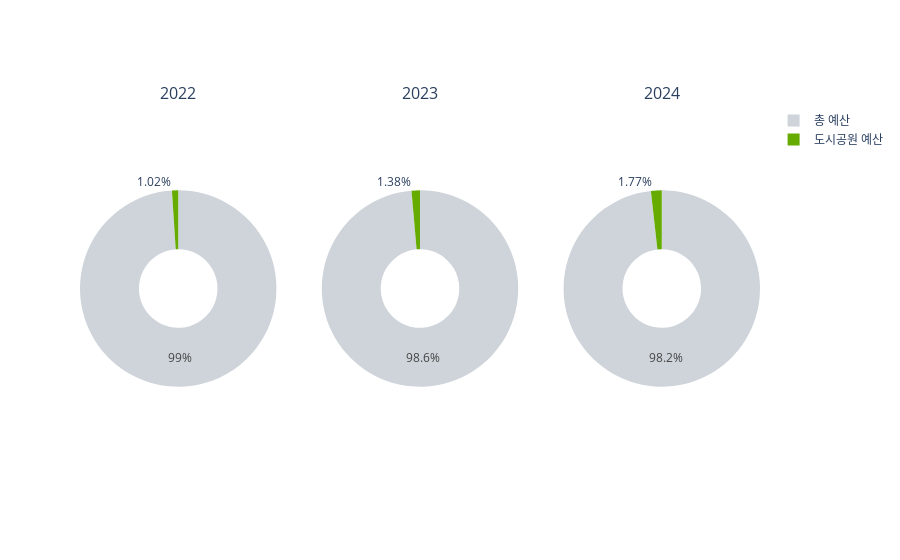

The cell this chart's notebook holds for it:
### Code cell
# 각 서브플롯에 파이 차트 추가
colors = ['#66AC00', '#ced4da'] 
fig.add_trace(go.Pie(labels=['도시공원 예산', '총 예산'], values=budgets["2022"], name="2022", 
                     marker=dict(colors=colors), hole=0.4), 1, 1)
fig.add_trace(go.Pie(labels=['도시공원 예산', '총 예산'], values=budgets["2023"], name="2023", 
                     marker=dict(colors=colors), hole=0.4), 1, 2)
fig.add_trace(go.Pie(labels=['도시공원 예산', '총 예산'], values=budgets["2024"], name="2024", 
                     marker=dict(colors=colors), hole=0.4), 1, 3)

### Figure 1 — Plotly figure (JSON) as saved in the notebook; plotly's stock layout.template omitted (floating-point values rounded to 4 significant figures)
{"data": [{"domain": {"x": [0, 0.2889], "y": [0, 1]}, "hole": 0.4, "labels": ["도시공원 예산", "총 예산"], "marker": {"colors": ["#66AC00", "#ced4da"]}, "name": "2022", "type": "pie", "values": [71629355, 6937797871]}, {"domain": {"x": [0.3556, 0.6444], "y": [0, 1]}, "hole": 0.4, "labels": ["도시공원 예산", "총 예산"], "marker": {"colors": ["#66AC00", "#ced4da"]}, "name": "2023", "type": "pie", "values": [98102845, 7012076187]}, {"domain": {"x": [0.7111, 1], "y": [0, 1]}, "hole": 0.4, "labels": ["도시공원 예산", "총 예산"], "marker": {"colors": ["#66AC00", "#ced4da"]}, "name": "2024", "type": "pie", "values": [122076104, 6782145378]}], "layout": {"annotations": [{"font": {"size": 16}, "showarrow": false, "text": "2022", "x": 0.1444, "xanchor": "center", "xref": "paper", "y": 1, "yanchor": "bottom", "yref": "paper"}, {"font": {"size": 16}, "showarrow": false, "text": "2023", "x": 0.5, "xanchor": "center", "xref": "paper", "y": 1, "yanchor": "bottom", "yref": "paper"}, {"font": {"size": 16}, "showarrow": false, "text": "2024", "x": 0.8556, "xanchor": "center", "xref": "paper", "y": 1, "yanchor": "bottom", "yref": "paper"}]}}
